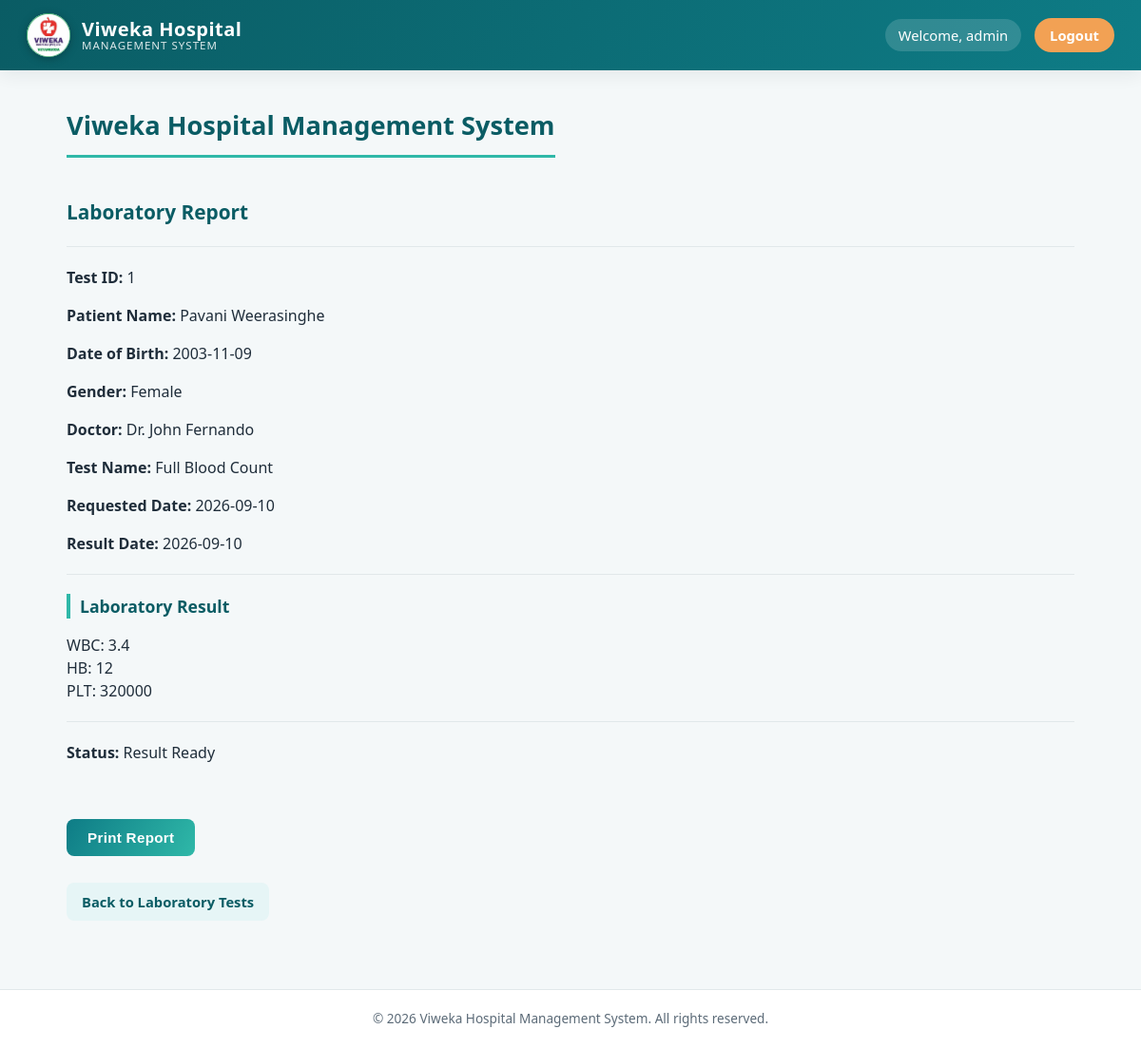
The page /lab_report.php?id=1 (signed in) on the database its author committed.
### tables this page shows
CREATE TABLE `laboratory_tests` (
  `test_id` int(11) NOT NULL,
  `patient_id` int(11) NOT NULL,
  `doctor_id` int(11) NOT NULL,
  `test_name` varchar(100) NOT NULL,
  `sample_status` varchar(50) DEFAULT 'Pending',
  `result` text DEFAULT NULL,
  `test_status` varchar(50) DEFAULT 'Requested',
  `requested_date` date DEFAULT NULL,
  `result_date` date DEFAULT NULL
);

CREATE TABLE `patients` (
  `patient_id` int(11) NOT NULL,
  `first_name` varchar(100) NOT NULL,
  `last_name` varchar(100) NOT NULL,
  `dob` date DEFAULT NULL,
  `gender` varchar(20) DEFAULT NULL,
  `phone` varchar(20) DEFAULT NULL,
  `email` varchar(100) DEFAULT NULL,
  `address` text DEFAULT NULL,
  `blood_group` varchar(10) DEFAULT NULL,
  `created_at` timestamp NOT NULL DEFAULT current_timestamp()
);

CREATE TABLE `doctors` (
  `doctor_id` int(11) NOT NULL,
  `doctor_name` varchar(100) NOT NULL,
  `specialization` varchar(100) DEFAULT NULL,
  `phone` varchar(20) DEFAULT NULL,
  `email` varchar(100) DEFAULT NULL,
  `department_id` int(11) DEFAULT NULL
);

### lab_report.php (the view, shortened to what this page needs)
<?php
include "db.php";
$id = $_GET['id'];
$sql = "SELECT
            laboratory_tests.*,
            patients.first_name,
            patients.last_name,
            patients.dob,
            patients.gender,
            doctors.doctor_name
        FROM laboratory_tests
        INNER JOIN patients
        ON laboratory_tests.patient_id = patients.patient_id
        INNER JOIN doctors
        ON laboratory_tests.doctor_id = doctors.doctor_id
        WHERE laboratory_tests.test_id = $id";
$result = $conn->query($sql);
$test = $result->fetch_assoc();
?>
<!DOCTYPE html>
<html>
<head>
    <link rel="stylesheet" href="css/style.css">
</head>
<body>
<?php include __DIR__ . '/includes/header.php'; ?>
<main class="page-wrapper">
<h1>Viweka Hospital Management System</h1>
<h2>Laboratory Report</h2>
<hr>
<p>
    <strong>Test ID:</strong>
    <?php echo $test['test_id']; ?>
</p>
<p>
    <strong>Patient Name:</strong>
    <?php
    echo $test['first_name'] . " " . $test['last_name'];
    ?>
</p>
<p>
    <strong>Date of Birth:</strong>
    <?php echo $test['dob']; ?>
</p>
<p>
    <strong>Gender:</strong>
    <?php echo $test['gender']; ?>
</p>
<p>
    <strong>Doctor:</strong>
    <?php echo $test['doctor_name']; ?>
</p>
<p>
    <strong>Test Name:</strong>
    <?php echo $test['test_name']; ?>
</p>
<p>
    <strong>Requested Date:</strong>
    <?php echo $test['requested_date']; ?>
</p>
<p>
    <strong>Result Date:</strong>
    <?php echo $test['result_date']; ?>
</p>
<hr>
<h3>Laboratory Result</h3>
<p>
    <?php echo nl2br($test['result']); ?>
</p>
<hr>
<p>
    <strong>Status:</strong>
    <?php echo $test['test_status']; ?>
</p>
<br>
<button onclick="window.print()">
    Print Report
</button>
<br><br>
<a href="view_lab_tests.php">
    Back to Laboratory Tests
</a>
</main>
<?php include __DIR__ . '/includes/footer.php'; ?>
</body>
</html>

### css/style.css (style rules this page uses)
:root { --primary: #0e7c86; --primary-dark: #0a5c64; --primary-light: #e6f5f6; --accent: #2fb8a8; --accent-2: #f2a154; --success: #1f9d55; --success-bg: #e8f8ee; --danger: #d64545; --danger-bg: #fdecec; --text-dark: #1f2d3a; --text-muted: #5c6b78; --bg: #f4f8f9; --card-bg: #ffffff; --border: #e1e8ea; --radius: 12px; --shadow: 0 4px 18px rgba(16, 42, 47, 0.08); --shadow-lg: 0 12px 32px rgba(16, 42, 47, 0.14); --font: 'Segoe UI', 'Poppins', Arial, sans-serif; }
* { box-sizing: border-box; }
html, body { margin: 0; padding: 0; font-family: var(--font); background: var(--bg); color: var(--text-dark); line-height: 1.5; }
.page-wrapper { max-width: 1100px; margin: 28px auto 60px; padding: 0 20px; min-height: 60vh; }
h1 { color: var(--primary-dark); font-size: 1.7rem; margin: 10px 0 18px; border-bottom: 3px solid var(--accent); padding-bottom: 10px; display: inline-block; }
h2 { color: var(--primary-dark); font-size: 1.3rem; margin: 24px 0 12px; }
h3 { color: var(--primary-dark); font-size: 1.1rem; margin: 18px 0 10px; }
hr { border: none; border-top: 1px solid var(--border); margin: 20px 0; }
a { color: var(--primary); text-decoration: none; }
.page-wrapper h3 { border-left: 4px solid var(--accent); padding-left: 10px; }
.page-wrapper > a { display: inline-block; margin: 4px 10px 12px 0; padding: 9px 16px; background: var(--primary-light); color: var(--primary-dark); border-radius: 8px; font-weight: 600; font-size: 0.92rem; transition: background 0.15s ease, transform 0.15s ease; }
button, input[type=submit], .btn { display: inline-block; margin-top: 18px; padding: 11px 22px; background: linear-gradient(120deg, var(--primary), var(--accent)); color: #fff; border: none; border-radius: 8px; font-size: 0.95rem; font-weight: 700; letter-spacing: 0.3px; cursor: pointer; transition: transform 0.15s ease, box-shadow 0.15s ease; text-decoration: none; }

### rows shown on the page
laboratory_tests: test_id "1", patient.first_name "Pavani", patient.last_name "Weerasinghe", patient.dob "2003-11-09", patient.gender "Female", doctor.doctor_name "Dr. John Fernando", test_name "Full Blood Count", requested_date "2026-09-10", result_date "2026-09-10", result "WBC: 3.4 HB: 12 PLT: 320000", test_status "Result Ready"

### other values the page prints
$__viweka_username "admin"
